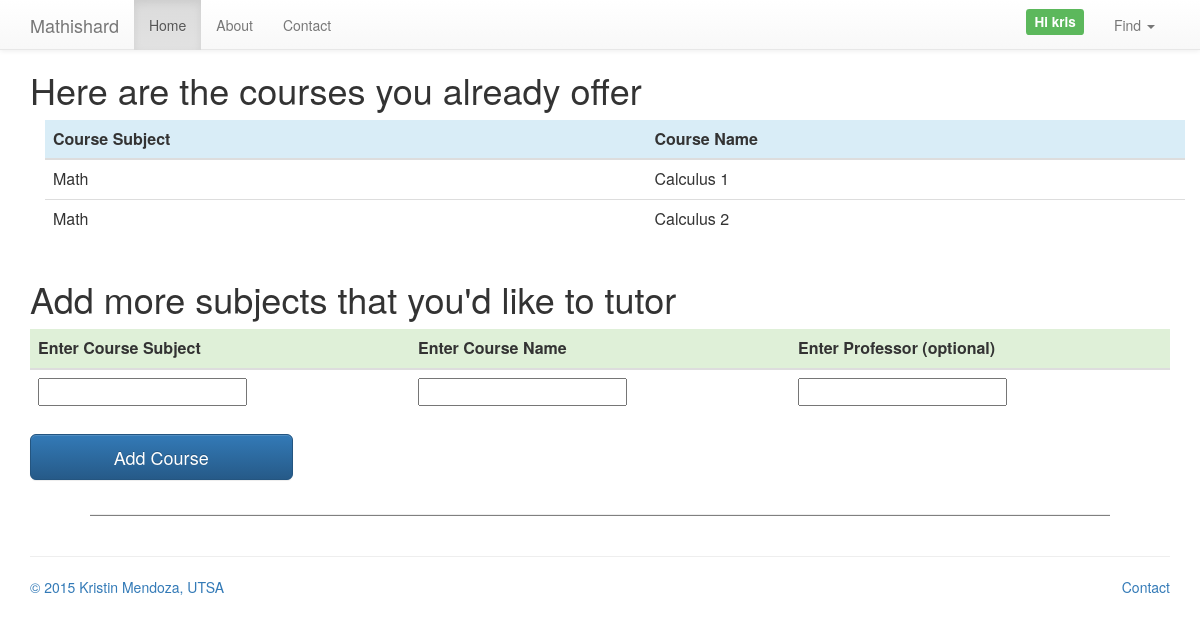
/WebContent/tutoredit (signed in), run on the app's committed database.
### tables this page shows
CREATE TABLE Courses (
  courseId         int(11) NOT NULL AUTO_INCREMENT,
  subject 		varchar (255) NOT NULL,
  courseName 		varchar (255) NOT NULL,
  courseProf 		varchar (255) NOT NULL,
  PRIMARY KEY(courseId)
);

### WebContent/models/CoursesDB.class.php (called while the page is built, shortened)
<?php
class CoursesDB {
	public static function getTutorCourses($idval){
		$tutorCoursesRowSets = array();
		$typeAlias = array("TutorCourses.tutorId" => "tutorId");
		$type = 'tutorId';
		try {
			$db = Database::getDB ();
			$query='SELECT Courses.courseName, Courses.subject, Courses.courseProf
					FROM Courses
					LEFT JOIN TutorCourses
					ON Courses.courseId=TutorCourses.courseId';
			if (!is_null($type)) {
				$typeValue = (isset($typeAlias[$type]))?$typeAlias[$type]:$type;
				$query = $query. " WHERE ($typeValue = :$type)";
				$statement = $db->prepare($query);
				$statement->bindParam(":$type", $idval);
			} else
				$statement = $db->prepare($query);
			$statement->execute ();
			$tutorCoursesRowSets = $statement->fetchAll(PDO::FETCH_ASSOC);
		} catch (Exception $e) {
		}
		return $tutorCoursesRowSets;
	}
}
?>

### WebContent/models/TutorsListDB.class.php (called while the page is built, shortened)
<?php
class TutorsListDB {
	public static function getTutorIdFromUserId($idVal){
		$type = 'userId';
		$typeValue = 'Tutors.userId';
		$tutorIdRowSets = array();
		try{
			$db = Database::getDB ();
			$query = 'SELECT Tutors.tutorId
						FROM Tutors
						LEFT JOIN Users
						ON Users.userId=Tutors.userId
						 ';
			if (!is_null($type)) {
				$query = $query. " WHERE ($typeValue = :$type)";
				$statement = $db->prepare($query);
				$statement->bindParam(":$type", $idVal);
			} else
				$statement = $db->prepare($query);
			$statement->execute ();
			$tutorIdRowSets = $statement->fetchAll(PDO::FETCH_ASSOC);
		}catch( PDOException $e){
			echo "<p>Error getting user rows by $type: " . $e->getMessage () . "</p>";
		}
		if(!empty($tutorIdRowSets)){
			$tutor = $tutorIdRowSets[0];
			return $tutor['tutorId'];
		}else{
			return null ;
		}
	}
}
?>

### WebContent/views/TutorEditView.class.php (the view, shortened to what this page needs)
<?php
class TutorEditView {
  	public static function show($courseArray=null) {
  		TutorEditView::showDetails($courseArray);
  	}
  	public static function showDetails($courseArray=null) {
  		echo '<div class = "container">';
if(!is_null($courseArray)){
	echo'<section><h1>Here are the courses you already offer</h1>';
	TutorEditView::showCourses($courseArray);
}
  		echo'</section>';
  		echo'<section>';
  		if(is_null($courseArray)){
  			echo '<header><h1>Start by adding subjects that you\'d like to tutor</h1></header>';
  		}else{
  			echo '<header><h1>Add more subjects that you\'d like to tutor</h1></header>';
  		}
		echo'<form method="post" action = "tutoredit"><p>';
		echo'<div class="form-group">';
		echo '<table class = "table">';
		echo "<thead>";
		echo '<tr class = "success"><th>Enter Course Subject</th><th>Enter Course Name</th><th>Enter Professor (optional)</th></tr>';
		echo "</thead>";
		echo "<tbody>";
		echo'<tr>';
		echo'<td>';
		echo'
		<input list="subject" name="subject">
		<datalist id="subject">';
		echo'
		</datalist>';
                echo'</td>';
		echo'<td>';
		echo'
		<input list="courseName" name="courseName">
		<datalist id="courseName">
		';
		echo'
		</datalist>';
echo'</td>';
echo'<td>';
		echo'
		<input list="courseProf" name="courseProf">
		<datalist id="courseProf">';
		echo'
		</datalist>';
		echo'</td>';
		echo'</tr>';
		echo "</tbody>";
		echo "</table>";
		echo'</div>';
		echo '</p>
				<div class = "row">
			<div class="col-sm-3"> <button class="btn btn-lg btn-primary btn-block"  name="submitHTML5" value="Add" type="Submit">Add Course</button>  	</div>
			</div>
		</form>
  	</section>';
		echo'</div>';
  	}
  	public static function showCourses($coursesArray){
  		echo'<div class = "container">';
  		echo '<table class = "table">';
  		echo "<thead>";
  		echo '<tr class = "info"><th>Course Subject</th><th>Course Name</th></tr>';
  		echo "</thead>";
  		echo "<tbody>";
  		foreach($coursesArray as $course) {
  			echo '<tr>';
  			echo '<td>'.$course['subject'].'</td>';
  			echo '<td>'.$course['courseName'].'</td>';
  			echo '</tr>';
  		}
  		echo "</tbody>";
  		echo "</table>";
  		echo'</div>';
  	}
  }
  ?>

### WebContent/css/jumbotron.css (style rules this page uses)
body { padding-top: 50px; padding-bottom: 20px; }

### data on the page
courses: subject "Math", courseName "Calculus 1"
courses: subject "Math", courseName "Calculus 2"

### other printed values
$user->getUserName() "kris"
